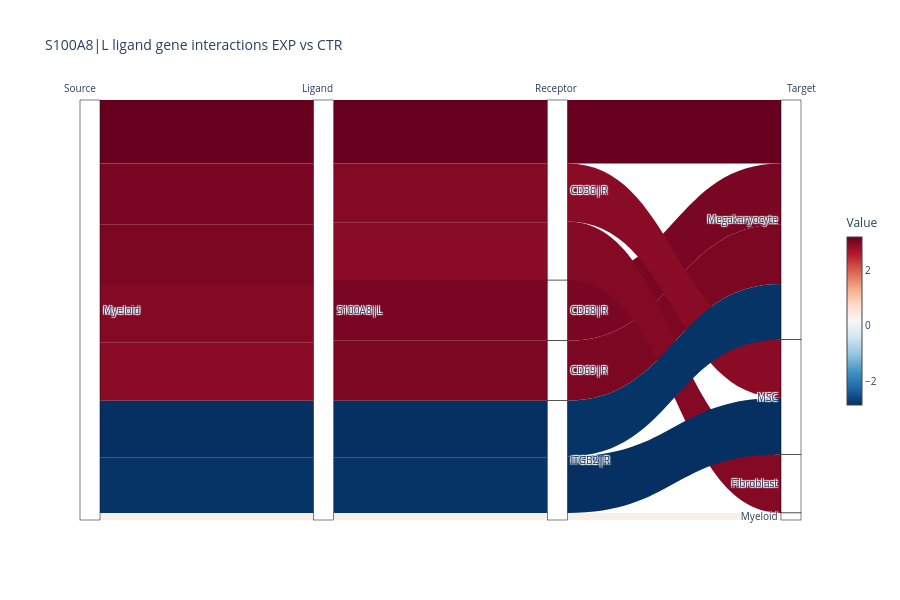

Notebook code cell kept with this figure:
### Code cell
ctpl.plot_sankey(data['tables']['EXP_x_CTR'], target = "S100A8|L", plt_name = "Myeloid S100A8 receptor gene interaction EXP vs CTR", threshold = 15)

### Figure 1 — Plotly figure (JSON) as saved in the notebook; plotly's stock layout.template omitted (floating-point values rounded to 4 significant figures)
{"data": [{"link": {"color": ["#67001f", "#790622", "#7c0722", "#840924", "#8a0b25", "#053061", "#073467", "#f9efe9", "#67001f", "#790622", "#7c0722", "#840924", "#8a0b25", "#053061", "#073467", "#f9efe9", "#67001f", "#790622", "#7c0722", "#840924", "#8a0b25", "#053061", "#073467", "#f9efe9"], "source": [0, 0, 0, 0, 0, 0, 0, 0, 8, 8, 8, 8, 8, 8, 8, 8, 16, 17, 18, 16, 16, 21, 21, 21], "target": [8, 8, 8, 8, 8, 8, 8, 8, 16, 17, 18, 16, 16, 21, 21, 21, 24, 24, 24, 27, 28, 28, 24, 31], "value": [3.189, 3.043, 3.004, 2.943, 2.905, 2.842, 2.794, 0.3538, 3.189, 3.043, 3.004, 2.943, 2.905, 2.842, 2.794, 0.3538, 3.189, 3.043, 3.004, 2.943, 2.905, 2.842, 2.794, 0.3538]}, "node": {"color": "white", "label": ["Myeloid", "Myeloid", "Myeloid", "Myeloid", "Myeloid", "Myeloid", "Myeloid", "Myeloid", "S100A8|L", "S100A8|L", "S100A8|L", "S100A8|L", "S100A8|L", "S100A8|L", "S100A8|L", "S100A8|L", "CD36|R", "CD68|R", "CD69|R", "CD36|R", "CD36|R", "ITGB2|R", "ITGB2|R", "ITGB2|R", "Megakaryocyte", "Megakaryocyte", "Megakaryocyte", "Fibroblast", "MSC", "MSC", "Megakaryocyte", "Myeloid"], "line": {"color": "black", "width": 0.5}, "pad": 0, "thickness": 20}, "type": "sankey"}, {"hoverinfo": "none", "marker": {"cmax": 3.189, "cmin": -2.842, "colorbar": {"len": 0.5, "thickness": 15, "title": {"text": "Value"}, "x": 1.05, "xref": "paper"}, "colorscale": [[0, "rgb(5,48,97)"], [0.1, "rgb(33,102,172)"], [0.2, "rgb(67,147,195)"], [0.3, "rgb(146,197,222)"], [0.4, "rgb(209,229,240)"], [0.5, "rgb(247,247,247)"], [0.6, "rgb(253,219,199)"], [0.7, "rgb(244,165,130)"], [0.8, "rgb(214,96,77)"], [0.9, "rgb(178,24,43)"], [1, "rgb(103,0,31)"]]}, "mode": "markers", "type": "scatter", "x": [null], "y": [null]}], "layout": {"annotations": [{"font": {"size": 10}, "showarrow": false, "text": "Source", "x": 0, "y": 1.05, "yref": "paper"}, {"font": {"size": 10}, "showarrow": false, "text": "Ligand", "x": 0.33, "y": 1.05, "yref": "paper"}, {"font": {"size": 10}, "showarrow": false, "text": "Receptor", "x": 0.66, "y": 1.05, "yref": "paper"}, {"font": {"size": 10}, "showarrow": false, "text": "Target", "x": 1, "y": 1.05, "yref": "paper"}], "autosize": true, "font": {"size": 10}, "height": 600, "plot_bgcolor": "white", "title": {"text": "S100A8|L ligand gene interactions EXP vs CTR"}, "xaxis": {"range": [0, 1], "showgrid": false, "showticklabels": false, "zeroline": false}, "yaxis": {"range": [0, 1], "showgrid": false, "showticklabels": false, "zeroline": false}}}
